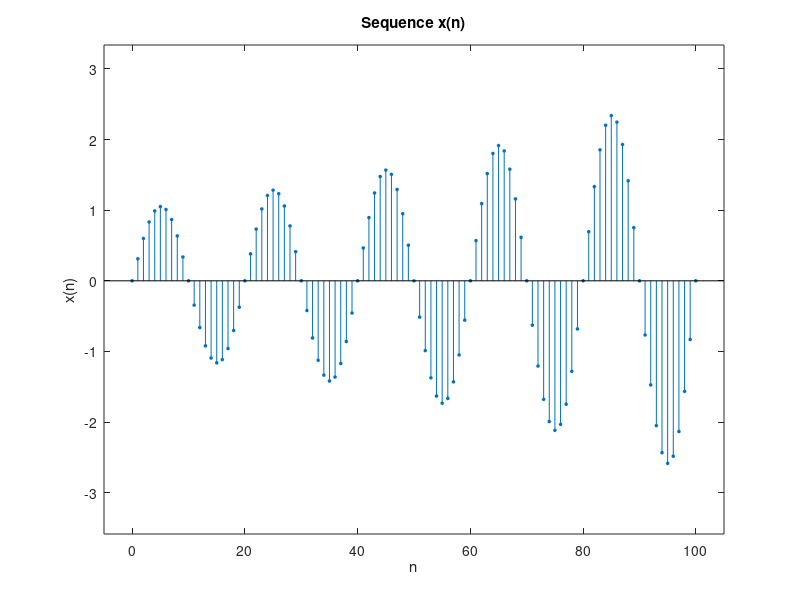

The MATLAB script that drew this image:
% Define n
n = [0:100]; % 0부터 100까지 1씩 증가하는 n생성 <=

% Define x
x  = exp(0.01*n).*sin(0.1*pi*n); % x(n)함수를 정의<=

% Generate figure window and name it '2'
   figure(2); % figure 이름을 '2'로 명명 <=

% Plot signal samples using the stem function
  Hs = stem(n ,x ,'filled','markersize',2); % stem 함수를 이용해 n에대한 x의 값을 그린다. <=

% figure configurations (no need to modify)
axis([min(n)-5,max(n)+5,min(x)-1,max(x)+1]);
xlabel('n'); ylabel('x(n)');
title('Sequence x(n)');
